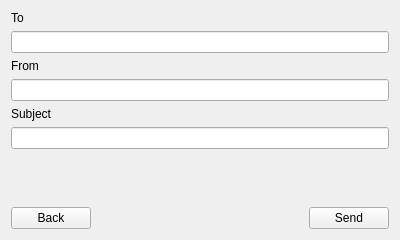
<?xml version="1.0" encoding="UTF-8"?>
<ui version="4.0">
 <class>SendForm</class>
 <widget class="QWidget" name="SendForm">
  <property name="geometry">
   <rect>
    <x>0</x>
    <y>0</y>
    <width>400</width>
    <height>240</height>
   </rect>
  </property>
  <property name="windowTitle">
   <string>Form</string>
  </property>
  <layout class="QVBoxLayout" name="verticalLayout_4">
   <item>
    <layout class="QVBoxLayout" name="verticalLayout">
     <item>
      <widget class="QLabel" name="label_3">
       <property name="text">
        <string>To</string>
       </property>
      </widget>
     </item>
     <item>
      <widget class="QLineEdit" name="toLineEdit"/>
     </item>
    </layout>
   </item>
   <item>
    <layout class="QVBoxLayout" name="verticalLayout_2">
     <item>
      <widget class="QLabel" name="label">
       <property name="text">
        <string>From</string>
       </property>
      </widget>
     </item>
     <item>
      <widget class="QLineEdit" name="fromLineEdit"/>
     </item>
    </layout>
   </item>
   <item>
    <layout class="QVBoxLayout" name="verticalLayout_3">
     <item>
      <widget class="QLabel" name="label_2">
       <property name="text">
        <string>Subject</string>
       </property>
      </widget>
     </item>
     <item>
      <widget class="QLineEdit" name="subjectLineEdit"/>
     </item>
    </layout>
   </item>
   <item>
    <spacer name="verticalSpacer">
     <property name="orientation">
      <enum>Qt::Vertical</enum>
     </property>
     <property name="sizeHint" stdset="0">
      <size>
       <width>20</width>
       <height>40</height>
      </size>
     </property>
    </spacer>
   </item>
   <item>
    <layout class="QHBoxLayout" name="horizontalLayout">
     <item>
      <widget class="QPushButton" name="backButton">
       <property name="text">
        <string>Back</string>
       </property>
      </widget>
     </item>
     <item>
      <spacer name="horizontalSpacer">
       <property name="orientation">
        <enum>Qt::Horizontal</enum>
       </property>
       <property name="sizeHint" stdset="0">
        <size>
         <width>40</width>
         <height>20</height>
        </size>
       </property>
      </spacer>
     </item>
     <item>
      <widget class="QPushButton" name="sendButton">
       <property name="text">
        <string>Send</string>
       </property>
      </widget>
     </item>
    </layout>
   </item>
  </layout>
 </widget>
 <resources/>
 <connections/>
</ui>
